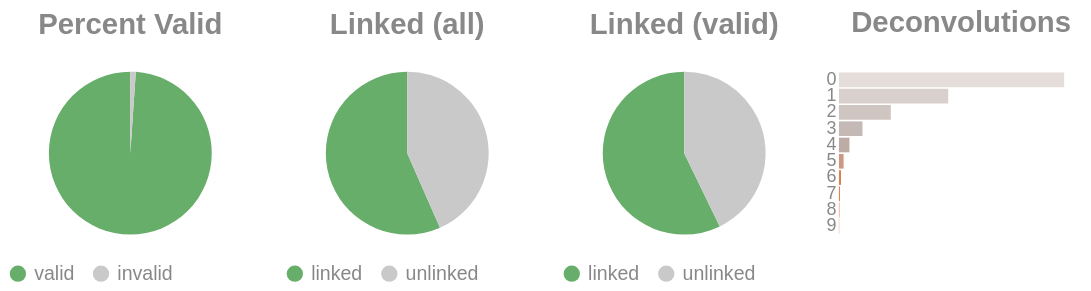

Notebook code cell kept with this figure:
### Code cell
if SKIPLR:
    pass
else:
    clash = Counter()
    for i in valids['molecule'].to_list():
        _mol = i.split("-")
        if len(_mol) == 1:
            clash.update('0')
        else:
            clash.update(_mol[-1])

    _d = {"deconvolutions": [], 'count': []}
    for k,v in clash.items():
        _d['deconvolutions'].append(k)
        _d['count'].append(v)

    tot_valid = valids['reads'].sum()
    mask = valids['reads'] >= 2
    n_linked_reads = valids.filter(mask)['reads'].sum()
    if n_linked_reads == 0:
        print_html("No linked molecules (>=2 reads) were detected; skipping linked-only distributions.")
        SKIPLR = True
    else:
        perc_valid = round(tot_valid / n_reads, 4)
        linked_perc_abs = round(n_linked_reads / n_reads, 4)
        linked_perc = round(n_linked_reads / tot_valid, 4)

    _valid = pl.DataFrame({"valids": ['valid', 'invalid'], "count": [tot_valid, n_reads - tot_valid]})
    _linked_abs = pl.DataFrame({"linked (absolute)": ['linked', 'unlinked'], "count": [n_linked_reads, n_reads - n_linked_reads]})
    _linked_rel = pl.DataFrame({"linked (valids)": ['linked', 'unlinked'], "count": [n_linked_reads, tot_valid - n_linked_reads]})

    (
        alt.hconcat(
            piechart(_valid, goodval = 'valid', title = "Percent Valid"),
            piechart(_linked_abs, goodval = "linked", title =  "Linked (all)"),
            piechart(_linked_rel, goodval = "linked", title =  "Linked (valid)"),
            convolutionbar(pl.DataFrame(_d), title = "Deconvolutions"),
            center = True,
            bounds = 'flush'
        )
        .resolve_scale(color='independent')
        .resolve_legend('independent')
        .properties(usermeta={'embedOptions': {"actions": False}})
    ).display()

### Figure 1 — Vega-Lite specification as saved in the notebook (floating-point values rounded to 4 significant figures)
{"width": "container", "height": 400, "config": {"title": {"anchor": "start", "dy": -15, "fontSize": 18, "color": "#888888", "subtitleColor": "#888888", "subtitleFontSize": 14}, "arc": {"fill": "#0072B2"}, "axis": {"domainColor": "#888888", "domainWidth": 0.5, "gridWidth": 0.2, "grid": false, "titleFontWeight": 400, "titleFontSize": 15, "labelFontSize": 11, "labelColor": "#888888", "tickColor": "#888888", "tickWidth": 0.2, "titleColor": "#888888"}, "axisBand": {"grid": false}, "axisX": {"grid": true, "tickSize": 10, "domainCap": "round"}, "axisY": {"domain": false, "grid": true, "tickSize": 0, "domainCap": "round"}, "background": "transparent", "header": {"labelFontSize": 15, "labelColor": "#888888", "titleFontSize": 15, "titleFontWeight": 600, "titleColor": "#888888"}, "legend": {"labelFont": "sans-serif", "labelFontSize": 12, "labelColor": "#888888", "symbolSize": 100, "symbolType": "circle", "titleFontSize": 12, "titlePadding": 10, "titleColor": "#888888", "title": null}, "range": {"category": ["#E69F00", "#56B4E9", "#009E73", "#F0E442", "#0072B2", "#D55E00", "#CC79A7", "#000000"], "diverging": ["#cfe8f3", "#a2d4ec", "#73bfe2", "#46abdb", "#1696d2", "#12719e"]}, "area": {"fill": "#0072B2", "fillOpacity": 0.7, "line": true, "strokeOpacity": 0.7}, "line": {"color": "#0072B2", "stroke": "#0072B2", "strokeWidth": 2}, "trail": {"color": "#0072B2", "stroke": "#0072B2", "strokeWidth": 0, "size": 1}, "point": {"filled": true, "fillOpacity": 1.0, "size": 95}, "text": {"color": "#888888", "fontSize": 11, "align": "right", "fontWeight": 400, "size": 11}, "bar": {"fill": "#0072B2", "stroke": null}, "view": {"stroke": null, "continuousWidth": 660, "continuousHeight": 400}}, "hconcat": [{"data": {"name": "data-9f56dfd8b8146d20d2bca0a5c5530107"}, "mark": {"type": "arc"}, "encoding": {"color": {"field": "valids", "legend": {"orient": "bottom", "title": null}, "scale": {"domain": ["valid", "invalid"], "range": ["#68ae6b", "#C9C9C9"]}, "title": "Valids", "type": "nominal"}, "theta": {"field": "count", "type": "quantitative"}, "tooltip": [{"field": "valids", "title": "Valids", "type": "ordinal"}, {"field": "percent", "format": ".2%", "title": "Percent", "type": "quantitative"}, {"field": "count", "title": "Count", "type": "quantitative"}]}, "height": 100, "title": {"text": "Percent Valid", "align": "center", "anchor": "middle"}, "transform": [{"calculate": "datum.count / 6187456", "as": "percent"}], "width": 150}, {"data": {"name": "data-8406fa53271346748a8d25e2ece03250"}, "mark": {"type": "arc"}, "encoding": {"color": {"field": "linked (absolute)", "legend": {"orient": "bottom", "title": null}, "scale": {"domain": ["linked", "unlinked"], "range": ["#68ae6b", "#C9C9C9"]}, "title": "Linked (Absolute)", "type": "nominal"}, "theta": {"field": "count", "type": "quantitative"}, "tooltip": [{"field": "linked (absolute)", "title": "Linked (Absolute)", "type": "ordinal"}, {"field": "percent", "format": ".2%", "title": "Percent", "type": "quantitative"}, {"field": "count", "title": "Count", "type": "quantitative"}]}, "height": 100, "title": {"text": "Linked (all)", "align": "center", "anchor": "middle"}, "transform": [{"calculate": "datum.count / 6187456", "as": "percent"}], "width": 150}, {"data": {"name": "data-d6bbabb65ff6252b48b22c34cc996954"}, "mark": {"type": "arc"}, "encoding": {"color": {"field": "linked (valids)", "legend": {"orient": "bottom", "title": null}, "scale": {"domain": ["linked", "unlinked"], "range": ["#68ae6b", "#C9C9C9"]}, "title": "Linked (Valids)", "type": "nominal"}, "theta": {"field": "count", "type": "quantitative"}, "tooltip": [{"field": "linked (valids)", "title": "Linked (Valids)", "type": "ordinal"}, {"field": "percent", "format": ".2%", "title": "Percent", "type": "quantitative"}, {"field": "count", "title": "Count", "type": "quantitative"}]}, "height": 100, "title": {"text": "Linked (valid)", "align": "center", "anchor": "middle"}, "transform": [{"calculate": "datum.count / 6120874", "as": "percent"}], "width": 150}, {"data": {"name": "data-43df07d1466b2b8c529d5a3b1196b46a"}, "mark": {"type": "bar"}, "encoding": {"color": {"field": "deconvolutions", "legend": null, "scale": {"scheme": "lightgreyred"}, "type": "nominal"}, "tooltip": [{"field": "deconvolutions", "title": "Deconvolutions", "type": "ordinal"}, {"field": "percent", "format": ".2%", "title": "Percent", "type": "quantitative"}, {"field": "count", "title": "Count", "type": "quantitative"}], "x": {"axis": null, "field": "count", "type": "quantitative"}, "y": {"field": "deconvolutions", "sort": "ascending", "title": null, "type": "nominal"}}, "height": 100, "title": {"text": "Deconvolutions", "align": "center", "anchor": "middle"}, "transform": [{"calculate": "datum.count / 3858869", "as": "percent"}], "width": 150}], "bounds": "flush", "center": true, "resolve": {"legend": {"angle": "independent"}, "scale": {"color": "independent"}}, "usermeta": {"embedOptions": {"actions": false}}, "$schema": "https://vega.github.io/schema/vega-lite/v6.4.1.json", "datasets": {"data-9f56dfd8b8146d20d2bca0a5c5530107": [{"valids": "valid", "count": 6120874}, {"valids": "invalid", "count": 66582}], "data-8406fa53271346748a8d25e2ece03250": [{"linked (absolute)": "linked", "count": 3501069}, {"linked (absolute)": "unlinked", "count": 2686387}], "data-d6bbabb65ff6252b48b22c34cc996954": [{"linked (valids)": "linked", "count": 3501069}, {"linked (valids)": "unlinked", "count": 2619805}], "data-43df07d1466b2b8c529d5a3b1196b46a": [{"deconvolutions": "0", "count": 2027776}, {"deconvolutions": "1", "count": 984156}, {"deconvolutions": "2", "count": 466972}, {"deconvolutions": "3", "count": 211885}, {"deconvolutions": "4", "count": 94374}, {"deconvolutions": "5", "count": 41910}, {"deconvolutions": "6", "count": 18423}, {"deconvolutions": "7", "count": 8052}, {"deconvolutions": "8", "count": 3642}, {"deconvolutions": "9", "count": 1679}]}}
